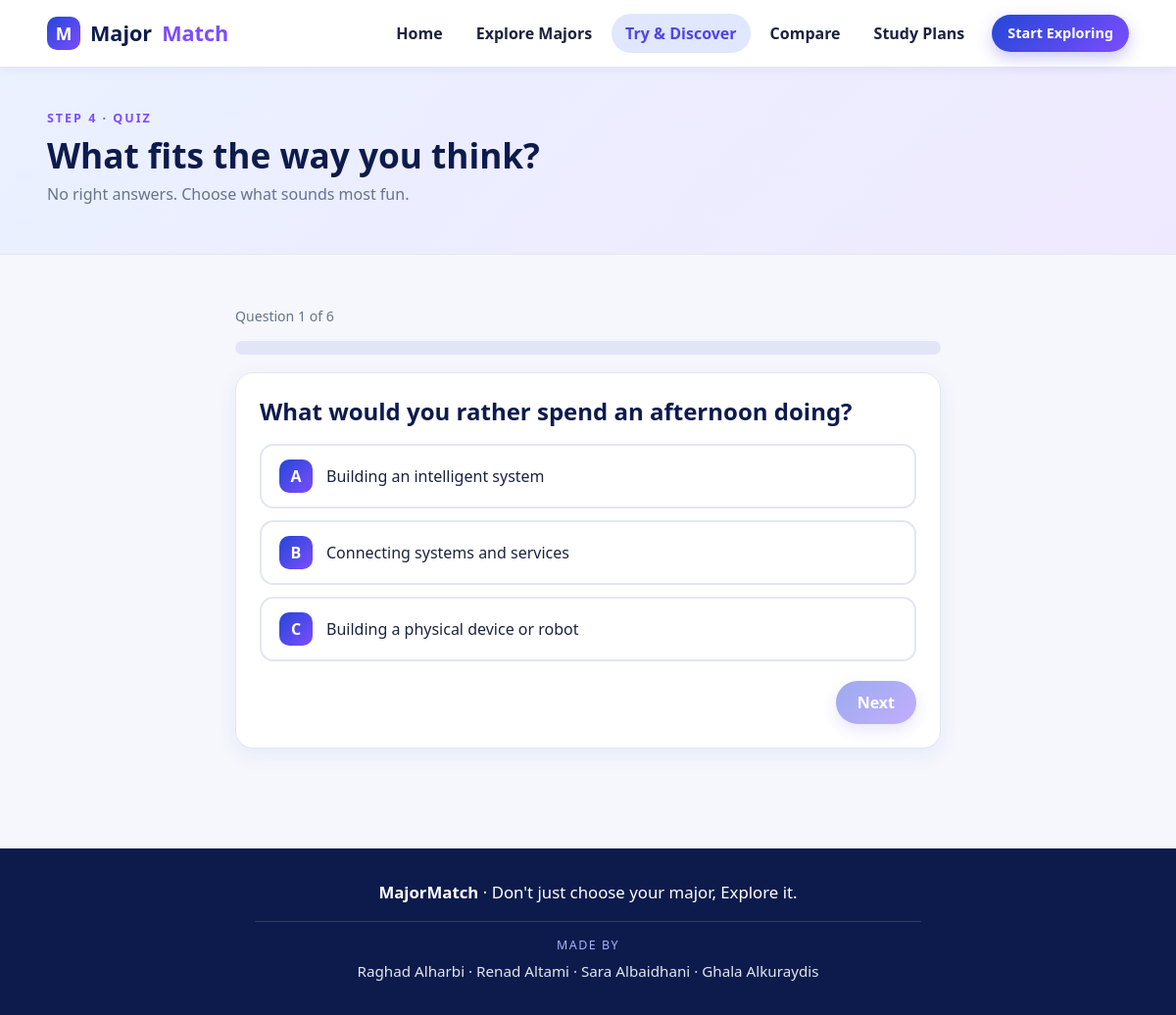
The page /php/quiz.php on the database its author committed.
### tables this page shows
CREATE TABLE `quiz_questions` (
  `id` int(11) NOT NULL,
  `question` varchar(255) NOT NULL,
  `category` varchar(30) DEFAULT NULL
);

CREATE TABLE `quiz_options` (
  `id` int(11) NOT NULL,
  `question_id` int(11) NOT NULL,
  `option_text` varchar(255) NOT NULL,
  `major_id` int(11) NOT NULL,
  `score` tinyint(4) NOT NULL,
  `major2_id` int(11) DEFAULT NULL,
  `score2` tinyint(4) NOT NULL DEFAULT 0,
  `dim` varchar(20) DEFAULT NULL
);

### php/db.php (called while the page is built, shortened)
<?php
$DB_HOST = 'localhost';
$DB_NAME = 'majormatch';
$DB_USER = 'root';
$DB_PASS = '';
function mm_pdo() {
    global $DB_HOST, $DB_NAME, $DB_USER, $DB_PASS;
    static $pdo = false;
    if ($pdo !== false) return $pdo;
    try {
        $pdo = new PDO("mysql:host=$DB_HOST;dbname=$DB_NAME;charset=utf8mb4", $DB_USER, $DB_PASS, [
            PDO::ATTR_ERRMODE => PDO::ERRMODE_EXCEPTION,
            PDO::ATTR_DEFAULT_FETCH_MODE => PDO::FETCH_ASSOC,
        ]);
    } catch (Exception $e) {
        $pdo = null;
    }
    return $pdo;
}
function mm_rows($table, $where = []) {
    $pdo = mm_pdo();
    if ($pdo) {
        $sql = "SELECT * FROM $table";
        $params = [];
        $sql .= ' ORDER BY id';
        $st = $pdo->prepare($sql);
        $st->execute($params);
        return $st->fetchAll();
    }
    $data = json_decode(file_get_contents(__DIR__ . '/fallback.json'), true);
    $rows = isset($data[$table]) ? $data[$table] : [];
    return $rows;
}
function e($s) { return htmlspecialchars((string)$s, ENT_QUOTES, 'UTF-8'); }

### php/quiz.php (the view, shortened to what this page needs)
<?php
include __DIR__ . '/header.php';
$allowedMajors = [
    'cs' => true,
    'it' => true,
    'ce' => true
];
$slugById = [];
foreach (mm_rows('majors') as $m) {
    $slugById[(int) $m['id']] = $m['slug'];
}
$questions = mm_rows('quiz_questions');
$options = mm_rows('quiz_options');
$letters = ['A', 'B', 'C', 'D'];
?>
<section class="page-head">
  <div class="container">
    <p class="eyebrow">Step 4 · Quiz</p>
    <h1>What fits the way you think?</h1>
    <p class="muted">
      No right answers. Choose what sounds most fun.
    </p>
  </div>
</section>
<section class="section">
  <div class="container quiz-wrap">
    <p class="muted small" id="quizCount"></p>
    <div class="progress">
    </div>
    <div class="card" style="margin-top:18px">
      <?php foreach ($questions as $q): ?>
        <div
          class="quiz-q"
          data-question-id="<?= (int) $q['id'] ?>"
        >
          <h2><?= e($q['question']) ?></h2>
          <?php
          $i = 0;
          foreach ($options as $o):
              if ((int) $o['question_id'] !==
                  (int) $q['id']) {
                  continue;
              }
              $mainSlug =
                  $slugById[(int) $o['major_id']] ?? null;
              $secondarySlug = !empty($o['major2_id'])
                  ? ($slugById[(int) $o['major2_id']] ?? null)
                  : null;
          ?>
            <button
              type="button"
              class="quiz-option"
              data-option-id="<?= (int) $o['id'] ?>"
              data-m1="<?= e($mainSlug) ?>"
              data-s1="<?= (int) $o['score'] ?>"
              <?php if (
                  $secondarySlug &&
                  isset($allowedMajors[$secondarySlug])
              ): ?>
                data-m2="<?= e($secondarySlug) ?>"
                data-s2="<?= (int) $o['score2'] ?>"
              <?php endif; ?>
              data-dim="<?= e($o['dim'] ?? '') ?>"
            >
              <span class="letter">
                <?= e($letters[$i] ?? (string) ($i + 1)) ?>
              </span>
              <?= e($o['option_text']) ?>
            </button>
          <?php
              $i++;
          endforeach;
          ?>
        </div>
      <?php endforeach; ?>
      <div class="quiz-nav">
        <button
          type="button"
          class="btn btn-primary"
          id="quizNext"
          disabled
        >
        </button>
      </div>
    </div>
  </div>
</section>
<?php include __DIR__ . '/footer.php'; ?>

### css/all_styles.css (style rules this page uses)
* { box-sizing: border-box; }
html { scroll-behavior: smooth; }
body { margin: 0; font-family: "Segoe UI", Arial, sans-serif; color: #1c2340; background-color: #f6f7fc; line-height: 1.55; }
h1, h2, h3, h4 { line-height: 1.25; margin: 0 0 12px 0; color: #0d1b4c; }
h1 { font-size: 2.6rem; }
h2 { font-size: 1.85rem; }
p { margin: 0 0 14px 0; }
.container { width: 92%; max-width: 1300px; margin: 0 auto; }
.muted { color: #64748b; }
.small { font-size: 0.88rem; }
.eyebrow { text-transform: uppercase; letter-spacing: 2px; font-size: 0.78rem; font-weight: bold; color: #7c4dff; margin-bottom: 6px; }
.btn { display: inline-block; border: none; cursor: pointer; font-family: inherit; font-size: 1rem; font-weight: bold; text-decoration: none; padding: 11px 22px; border-radius: 30px; transition: 0.2s; }
.btn:disabled { opacity: 0.45; cursor: not-allowed; transform: none; }
.btn-primary { background: linear-gradient(135deg, #2447d6, #7c4dff); color: #ffffff; box-shadow: 0 6px 16px rgba(79, 70, 229, 0.3); }
.section { padding: 52px 0; }
.page-head { background: linear-gradient(135deg, #eaf1ff, #efe9ff); padding: 42px 0 34px 0; border-bottom: 1px solid #e3e6f3; }
.page-head h1 { font-size: 2.2rem; margin-bottom: 6px; }
.card { background-color: #ffffff; border-radius: 18px; padding: 24px; box-shadow: 0 6px 20px rgba(36, 71, 214, 0.08); border: 1px solid #e3e6f3; }
.quiz-wrap { max-width: 720px; margin: 0 auto; }
.progress { height: 14px; background-color: #e2e5f6; border-radius: 20px; overflow: hidden; margin: 10px 0 8px 0; }
.quiz-q { display: none; }
.quiz-q h2 { font-size: 1.5rem; margin-bottom: 18px; }
.quiz-option { display: flex; gap: 14px; align-items: center; width: 100%; text-align: left; background-color: #ffffff; border: 2px solid #e3e6f3; border-radius: 14px; padding: 14px 18px; margin-bottom: 12px; cursor: pointer; font-family: inherit; font-size: 1rem; color: #1c2340; transition: 0.2s; }
.letter { width: 34px; height: 34px; line-height: 34px; text-align: center; border-radius: 10px; background: linear-gradient(135deg, #2447d6, #7c4dff); color: #ffffff; font-weight: bold; flex-shrink: 0; }
.quiz-nav { display: flex; justify-content: space-between; margin-top: 20px; }

### rows shown on the page
quiz_questions: question "What would you rather spend an afternoon doing?"
quiz_options: i "A", option_text "Building an intelligent system"
quiz_options: i "B", option_text "Connecting systems and services"
quiz_options: i "C", option_text "Building a physical device or robot"

### other values the page prints
$item[1] "Home"
$item[1] "Explore Majors"
$item[1] "Try & Discover"
$item[1] "Compare"
$item[1] "Study Plans"
